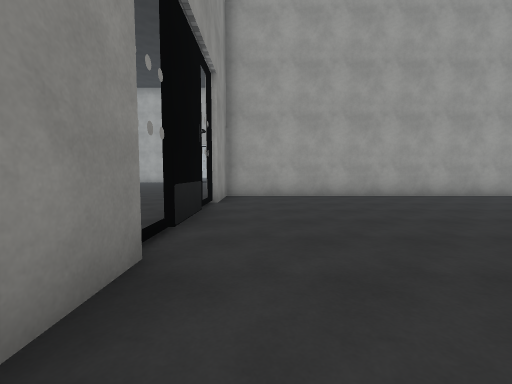
View 1 (above)

24 first-person views from a walk through a 3-D level made in the Unity game engine. The camera is 1.3 m above the floor, tilts 4° down and sees 90° across. The floor is counted in squares, 2 m on a side. Each view is taken from the middle of a square. On the plan, view 1 faces up. The plan holds only what a view shows up to about 9 squares ahead; the rest is blank. The place goes on beyond the plan. The player is left out. Surface patterns are stand-ins for the level's own textures.

View 2
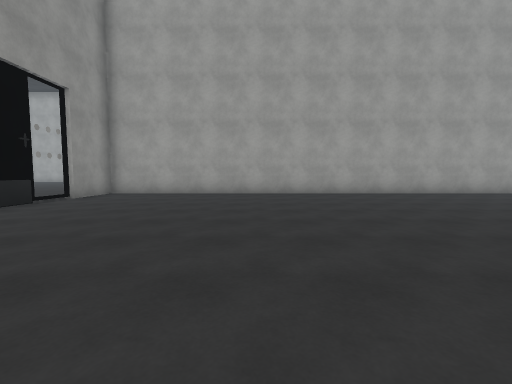

View 3
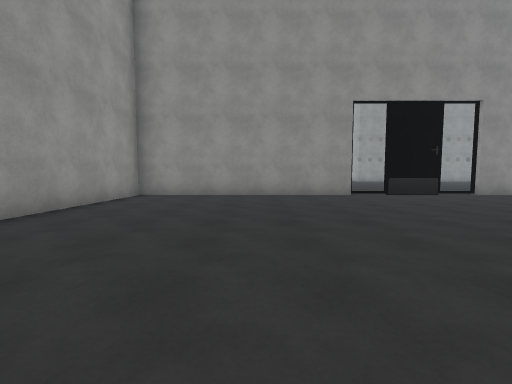

View 4
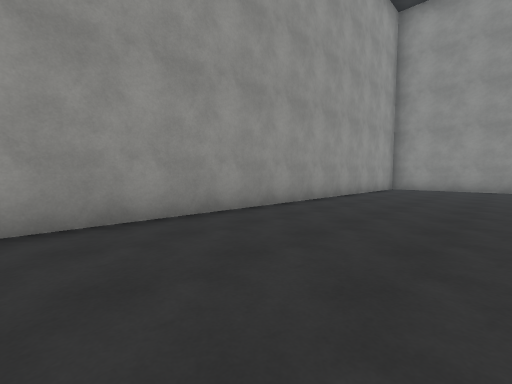

View 5
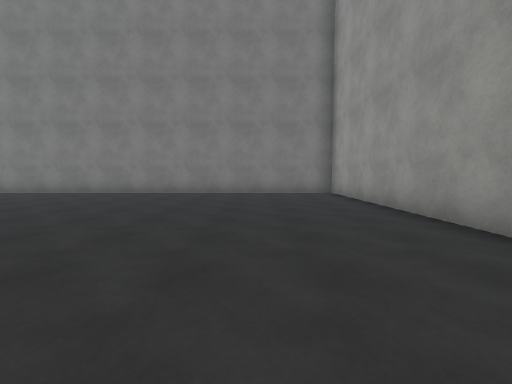

View 6
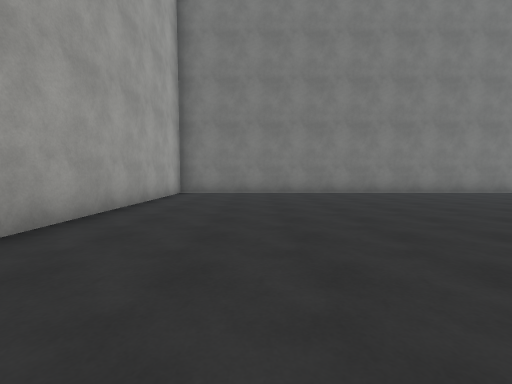

View 7
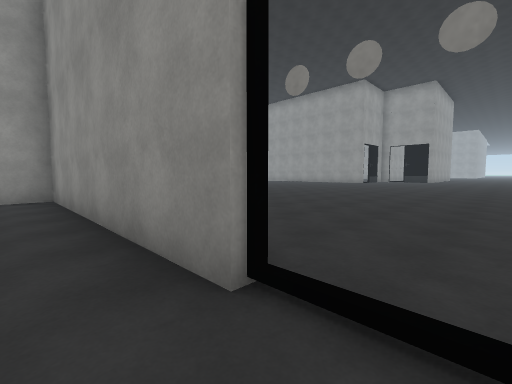

View 8
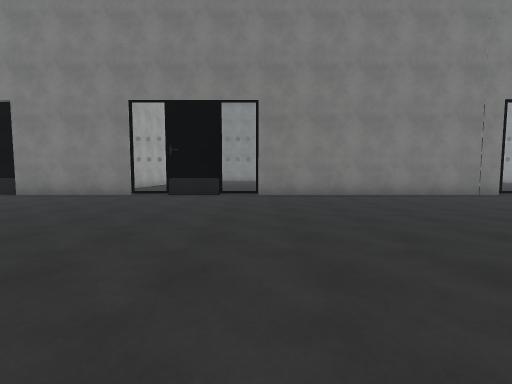

View 9
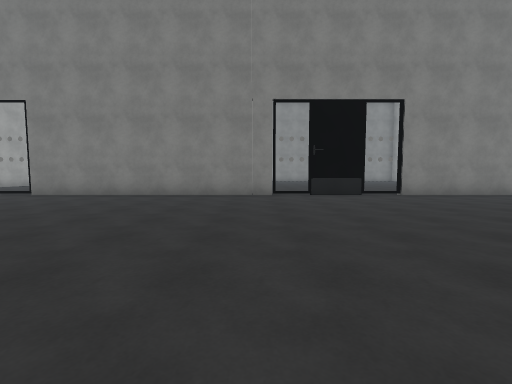

View 10
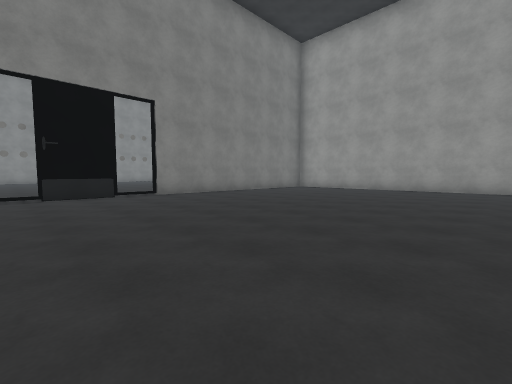

View 11
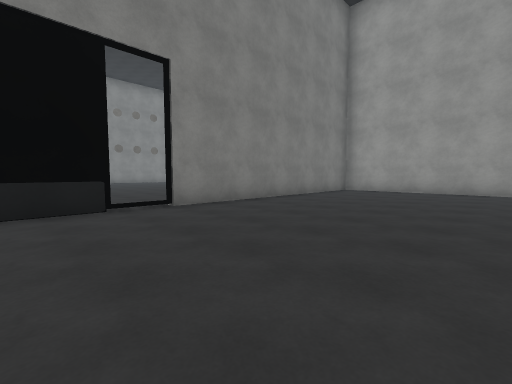

View 12
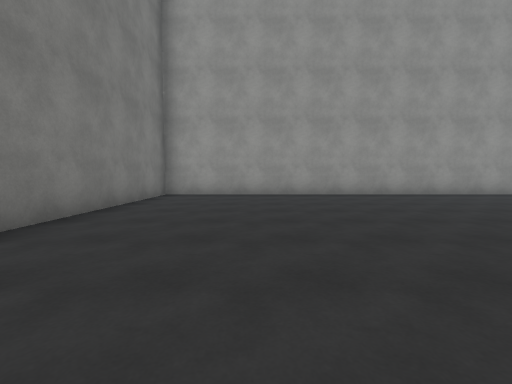

View 13
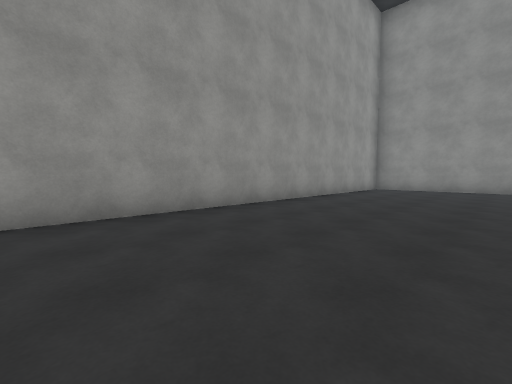

View 14
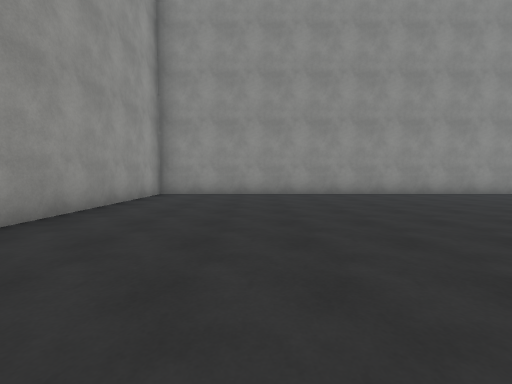

View 15
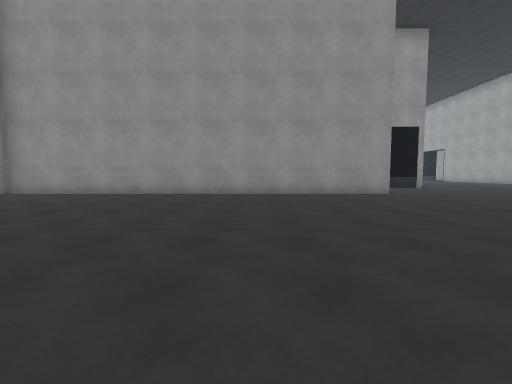

View 16
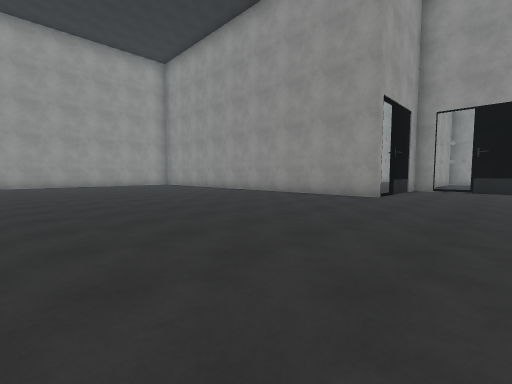

View 17
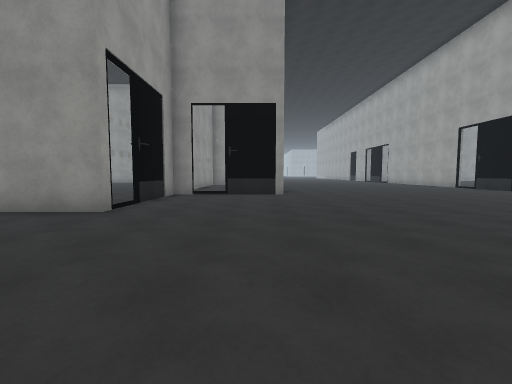

View 18
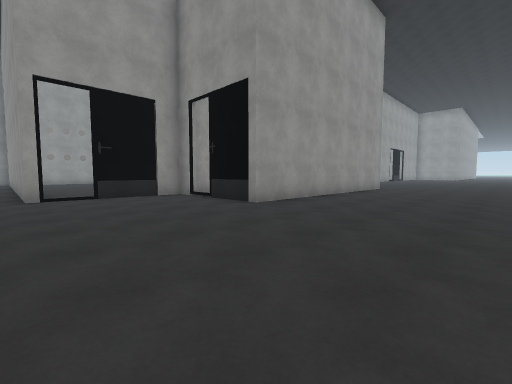

View 19
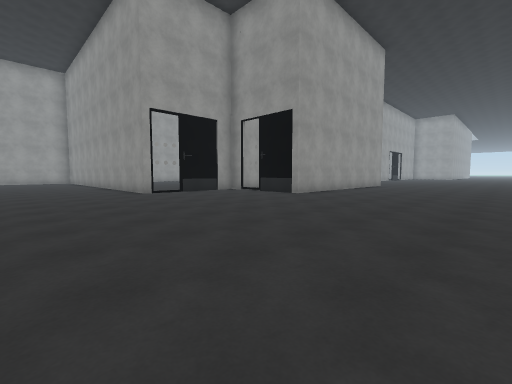

View 20
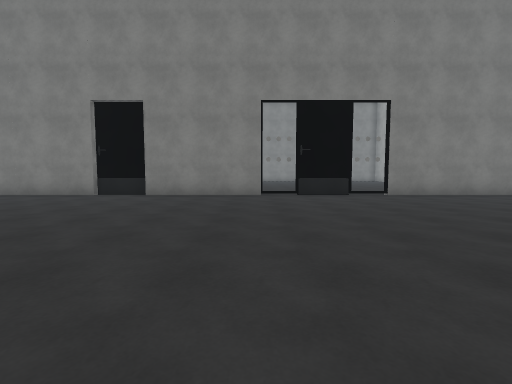

View 21
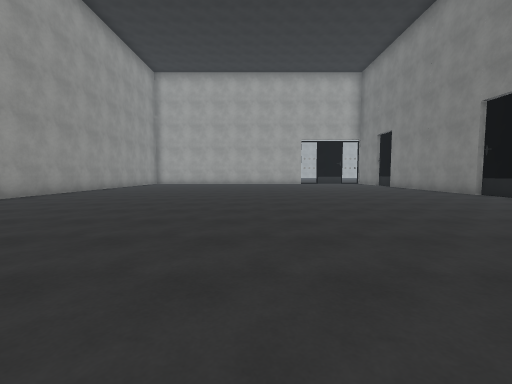

View 22
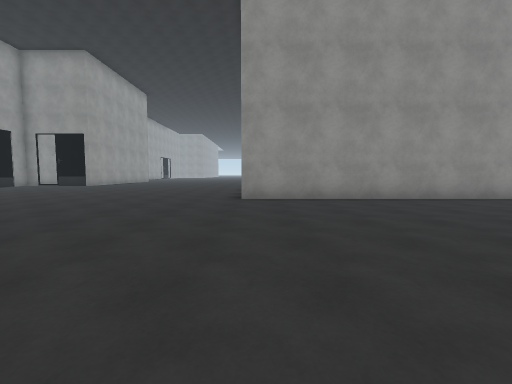

View 23
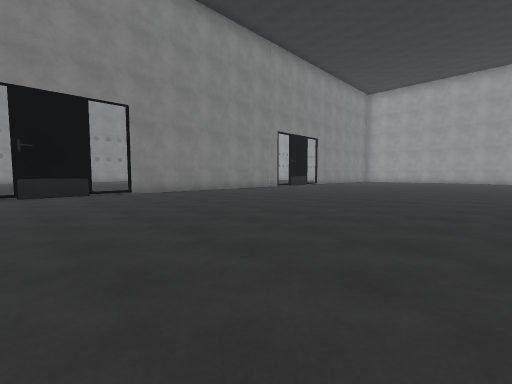

View 24
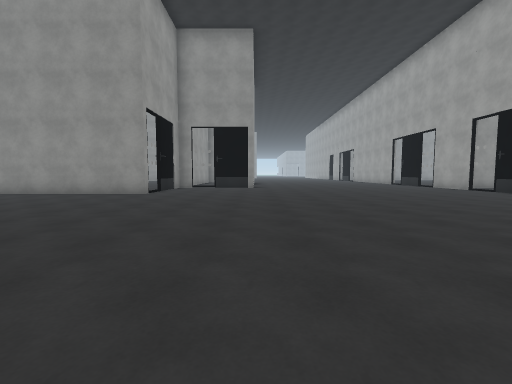

### Floor plan
Points are (right, up) in squares from view 1. A wall is a line through its corners. A room is listed if a view was taken in it or the views show most of it. See-through windows are left out.
Room 1 (views 1, 2, 3, 4, 5, 6, 7)
walls: (-0.9, 2.1) (-0.9, -4.6) (13.9, -4.6) (13.9, 7.6) (-0.9, 7.6) (-0.9, 5.8); (-0.9, 4.9) (-0.9, 3)
ways out: opening at (-1, 5) to room 2; gap at (-1, 2.5) to room 2
Room 2 (views 8, 9, 10, 11, 12, 13, 14, 15, 16, 17, 18, 19, 20, 21, 22, 23, 24)
walls: (-18.4, -4.5) (-18.4, -17.1) (-1.1, -17.1) (-1.1, -9.4); (-1.1, -5.6) (-1.1, 4.9); (-18.6, 7.6) (-19.1, 7.6); (-1.1, -8.5) (-1.1, -6.5); (-1.1, 5.5) (-1.1, 9.5); (-26.6, -1.1) (-22.2, -1.1) (-22.2, -4.6) (-19.6, -4.6); (-14.6, 12.5) (-14.6, 7.6); (-1, 9.4) (-1, 11); (-1.1, 10.9) (-1.1, 12.5)
ways out: opening at (-1, 5) to room 1; gap at (-1, 2.5) to room 1; opening at (-1, -9); opening at (-1, -6); gap at (-20, -5)

Positions as (right, up) in squares from view 1, and headings:
1: (0, 0), facing up
2: (4, -1), facing up
3: (7, -1), facing left
4: (11, -1), facing down-left
5: (5, -2), facing right
6: (5, 5), facing right
7: (0, 3), facing down-left
8: (-9, 2), facing right
9: (-9, -5), facing right
10: (-9, -6), facing down-right
11: (-6, -7), facing down-right
12: (-4, -9), facing down
13: (-7, -13), facing down-left
14: (-10, -14), facing left
15: (-10, -9), facing left
16: (-11, -2), facing down-left
17: (-14, -2), facing left
18: (-18, 3), facing down-left
19: (-15, 4), facing down-left
20: (-9, 6), facing right
21: (-8, 3), facing up
22: (-8, 8), facing left
23: (-10, 5), facing down-right
24: (-10, -1), facing left
